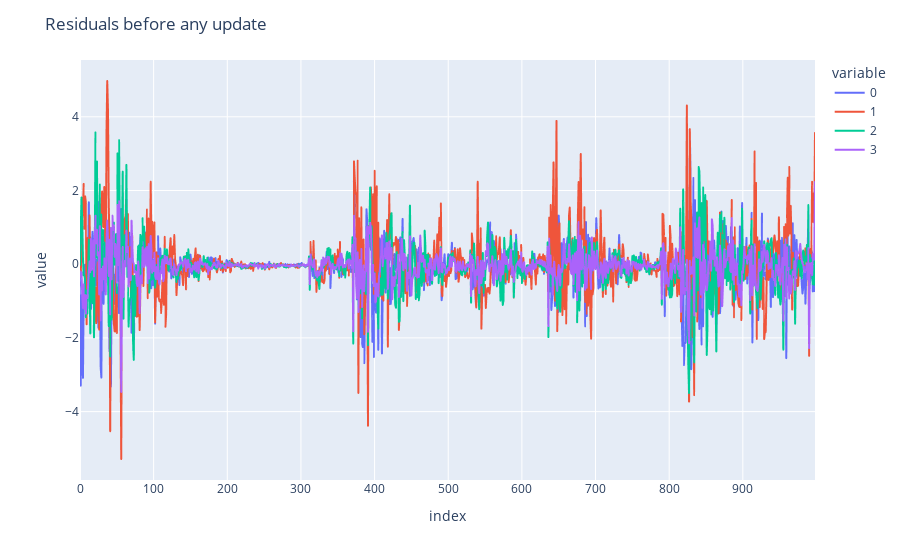
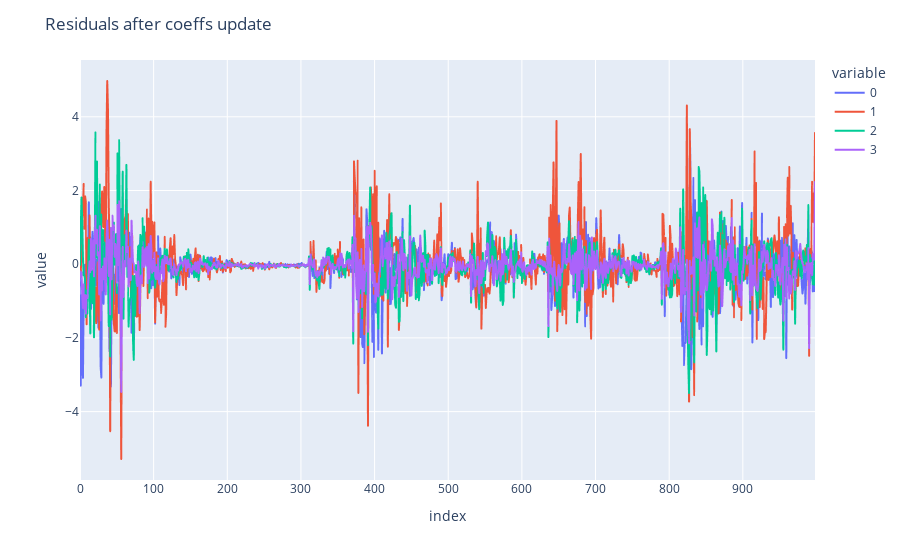
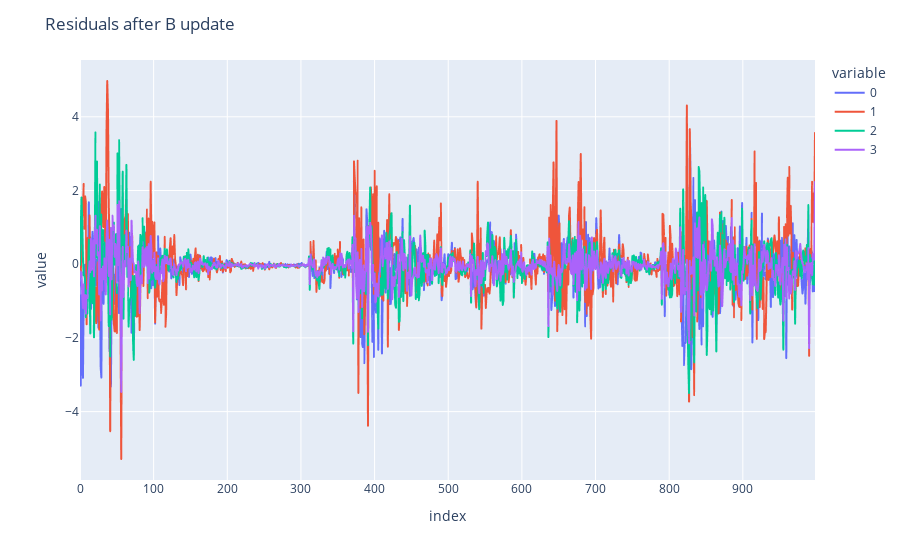
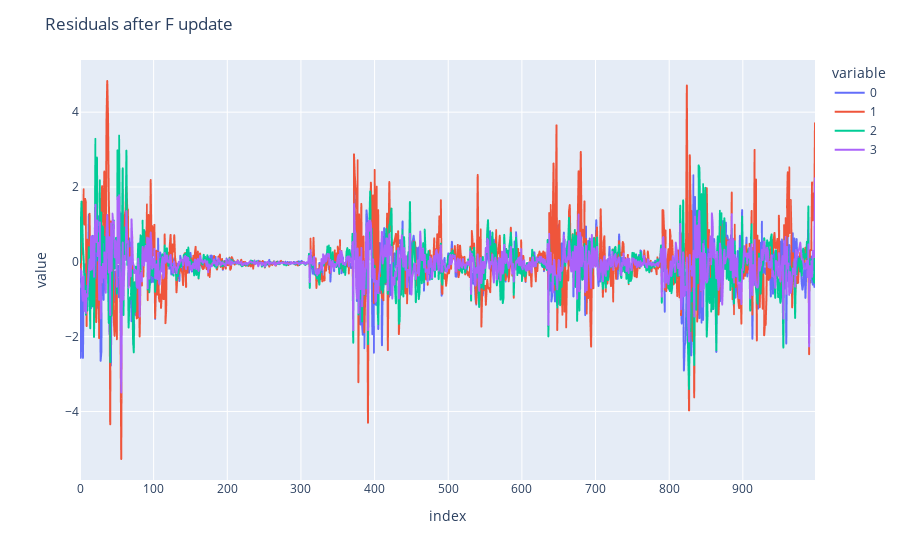

Notebook cell for these charts, in order:
### Code cell
n_iterations = 100
alpha = 0.01
smooth = 1

fitted_model_MF = model.fit(data=X, max_iter=n_iterations, params={
                                                'update_c_type': 'lasso', 'reg_term': alpha, 'smooth_term': smooth})

### Figure 1 — Plotly figure (JSON) as saved in the notebook; plotly's stock layout.template omitted (floating-point values rounded to 4 significant figures; data arrays with more than 128 entries replaced by an {"elided": "..."} marker saying what was removed)
{"data": [{"hovertemplate": "variable=0<br>index=%{x}<br>value=%{y}<extra></extra>", "legendgroup": "0", "line": {"color": "#636efa", "dash": "solid"}, "marker": {"symbol": "circle"}, "mode": "lines", "name": "0", "showlegend": true, "type": "scattergl", "x": {"elided": "999 int values"}, "xaxis": "x", "y": {"elided": "999 float values"}, "yaxis": "y"}, {"hovertemplate": "variable=1<br>index=%{x}<br>value=%{y}<extra></extra>", "legendgroup": "1", "line": {"color": "#EF553B", "dash": "solid"}, "marker": {"symbol": "circle"}, "mode": "lines", "name": "1", "showlegend": true, "type": "scattergl", "x": {"elided": "999 int values"}, "xaxis": "x", "y": {"elided": "999 float values"}, "yaxis": "y"}, {"hovertemplate": "variable=2<br>index=%{x}<br>value=%{y}<extra></extra>", "legendgroup": "2", "line": {"color": "#00cc96", "dash": "solid"}, "marker": {"symbol": "circle"}, "mode": "lines", "name": "2", "showlegend": true, "type": "scattergl", "x": {"elided": "999 int values"}, "xaxis": "x", "y": {"elided": "999 float values"}, "yaxis": "y"}, {"hovertemplate": "variable=3<br>index=%{x}<br>value=%{y}<extra></extra>", "legendgroup": "3", "line": {"color": "#ab63fa", "dash": "solid"}, "marker": {"symbol": "circle"}, "mode": "lines", "name": "3", "showlegend": true, "type": "scattergl", "x": {"elided": "999 int values"}, "xaxis": "x", "y": {"elided": "999 float values"}, "yaxis": "y"}], "layout": {"legend": {"title": {"text": "variable"}, "tracegroupgap": 0}, "margin": {"t": 60}, "title": {"text": "Residuals before any update"}, "xaxis": {"anchor": "y", "domain": [0, 1], "title": {"text": "index"}}, "yaxis": {"anchor": "x", "domain": [0, 1], "title": {"text": "value"}}}}

### Figure 2 — Plotly figure (JSON) as saved in the notebook; plotly's stock layout.template omitted (floating-point values rounded to 4 significant figures; data arrays with more than 128 entries replaced by an {"elided": "..."} marker saying what was removed)
{"data": [{"hovertemplate": "variable=0<br>index=%{x}<br>value=%{y}<extra></extra>", "legendgroup": "0", "line": {"color": "#636efa", "dash": "solid"}, "marker": {"symbol": "circle"}, "mode": "lines", "name": "0", "showlegend": true, "type": "scattergl", "x": {"elided": "999 int values"}, "xaxis": "x", "y": {"elided": "999 float values"}, "yaxis": "y"}, {"hovertemplate": "variable=1<br>index=%{x}<br>value=%{y}<extra></extra>", "legendgroup": "1", "line": {"color": "#EF553B", "dash": "solid"}, "marker": {"symbol": "circle"}, "mode": "lines", "name": "1", "showlegend": true, "type": "scattergl", "x": {"elided": "999 int values"}, "xaxis": "x", "y": {"elided": "999 float values"}, "yaxis": "y"}, {"hovertemplate": "variable=2<br>index=%{x}<br>value=%{y}<extra></extra>", "legendgroup": "2", "line": {"color": "#00cc96", "dash": "solid"}, "marker": {"symbol": "circle"}, "mode": "lines", "name": "2", "showlegend": true, "type": "scattergl", "x": {"elided": "999 int values"}, "xaxis": "x", "y": {"elided": "999 float values"}, "yaxis": "y"}, {"hovertemplate": "variable=3<br>index=%{x}<br>value=%{y}<extra></extra>", "legendgroup": "3", "line": {"color": "#ab63fa", "dash": "solid"}, "marker": {"symbol": "circle"}, "mode": "lines", "name": "3", "showlegend": true, "type": "scattergl", "x": {"elided": "999 int values"}, "xaxis": "x", "y": {"elided": "999 float values"}, "yaxis": "y"}], "layout": {"legend": {"title": {"text": "variable"}, "tracegroupgap": 0}, "margin": {"t": 60}, "title": {"text": "Residuals after coeffs update"}, "xaxis": {"anchor": "y", "domain": [0, 1], "title": {"text": "index"}}, "yaxis": {"anchor": "x", "domain": [0, 1], "title": {"text": "value"}}}}

### Figure 3 — Plotly figure (JSON) as saved in the notebook; plotly's stock layout.template omitted (floating-point values rounded to 4 significant figures; data arrays with more than 128 entries replaced by an {"elided": "..."} marker saying what was removed)
{"data": [{"hovertemplate": "variable=0<br>index=%{x}<br>value=%{y}<extra></extra>", "legendgroup": "0", "line": {"color": "#636efa", "dash": "solid"}, "marker": {"symbol": "circle"}, "mode": "lines", "name": "0", "showlegend": true, "type": "scattergl", "x": {"elided": "999 int values"}, "xaxis": "x", "y": {"elided": "999 float values"}, "yaxis": "y"}, {"hovertemplate": "variable=1<br>index=%{x}<br>value=%{y}<extra></extra>", "legendgroup": "1", "line": {"color": "#EF553B", "dash": "solid"}, "marker": {"symbol": "circle"}, "mode": "lines", "name": "1", "showlegend": true, "type": "scattergl", "x": {"elided": "999 int values"}, "xaxis": "x", "y": {"elided": "999 float values"}, "yaxis": "y"}, {"hovertemplate": "variable=2<br>index=%{x}<br>value=%{y}<extra></extra>", "legendgroup": "2", "line": {"color": "#00cc96", "dash": "solid"}, "marker": {"symbol": "circle"}, "mode": "lines", "name": "2", "showlegend": true, "type": "scattergl", "x": {"elided": "999 int values"}, "xaxis": "x", "y": {"elided": "999 float values"}, "yaxis": "y"}, {"hovertemplate": "variable=3<br>index=%{x}<br>value=%{y}<extra></extra>", "legendgroup": "3", "line": {"color": "#ab63fa", "dash": "solid"}, "marker": {"symbol": "circle"}, "mode": "lines", "name": "3", "showlegend": true, "type": "scattergl", "x": {"elided": "999 int values"}, "xaxis": "x", "y": {"elided": "999 float values"}, "yaxis": "y"}], "layout": {"legend": {"title": {"text": "variable"}, "tracegroupgap": 0}, "margin": {"t": 60}, "title": {"text": "Residuals after B update"}, "xaxis": {"anchor": "y", "domain": [0, 1], "title": {"text": "index"}}, "yaxis": {"anchor": "x", "domain": [0, 1], "title": {"text": "value"}}}}

### Figure 4 — Plotly figure (JSON) as saved in the notebook; plotly's stock layout.template omitted (floating-point values rounded to 4 significant figures; data arrays with more than 128 entries replaced by an {"elided": "..."} marker saying what was removed)
{"data": [{"hovertemplate": "variable=0<br>index=%{x}<br>value=%{y}<extra></extra>", "legendgroup": "0", "line": {"color": "#636efa", "dash": "solid"}, "marker": {"symbol": "circle"}, "mode": "lines", "name": "0", "showlegend": true, "type": "scattergl", "x": {"elided": "999 int values"}, "xaxis": "x", "y": {"elided": "999 float values"}, "yaxis": "y"}, {"hovertemplate": "variable=1<br>index=%{x}<br>value=%{y}<extra></extra>", "legendgroup": "1", "line": {"color": "#EF553B", "dash": "solid"}, "marker": {"symbol": "circle"}, "mode": "lines", "name": "1", "showlegend": true, "type": "scattergl", "x": {"elided": "999 int values"}, "xaxis": "x", "y": {"elided": "999 float values"}, "yaxis": "y"}, {"hovertemplate": "variable=2<br>index=%{x}<br>value=%{y}<extra></extra>", "legendgroup": "2", "line": {"color": "#00cc96", "dash": "solid"}, "marker": {"symbol": "circle"}, "mode": "lines", "name": "2", "showlegend": true, "type": "scattergl", "x": {"elided": "999 int values"}, "xaxis": "x", "y": {"elided": "999 float values"}, "yaxis": "y"}, {"hovertemplate": "variable=3<br>index=%{x}<br>value=%{y}<extra></extra>", "legendgroup": "3", "line": {"color": "#ab63fa", "dash": "solid"}, "marker": {"symbol": "circle"}, "mode": "lines", "name": "3", "showlegend": true, "type": "scattergl", "x": {"elided": "999 int values"}, "xaxis": "x", "y": {"elided": "999 float values"}, "yaxis": "y"}], "layout": {"legend": {"title": {"text": "variable"}, "tracegroupgap": 0}, "margin": {"t": 60}, "title": {"text": "Residuals after F update"}, "xaxis": {"anchor": "y", "domain": [0, 1], "title": {"text": "index"}}, "yaxis": {"anchor": "x", "domain": [0, 1], "title": {"text": "value"}}}}
